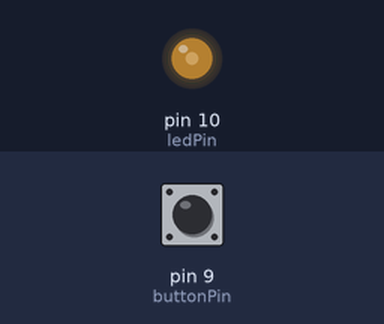
The sketch below on a simulated Arduino Uno, built with avr-gcc and run on an emulated ATmega328P. Parts: output pins drawn as LEDs (lit = HIGH). The test bench sets the inputs (shaded band); at power-on: pin 9 (buttonPin) HIGH.

Above: at 1.2 s.
1.3 s: pin 9 (buttonPin) pulled LOW for 0.15 s
At 1.95 s:
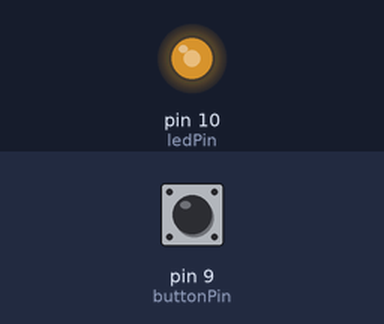
4.3 s: pin 9 (buttonPin) pulled LOW for 1 s
At 5.56 s:
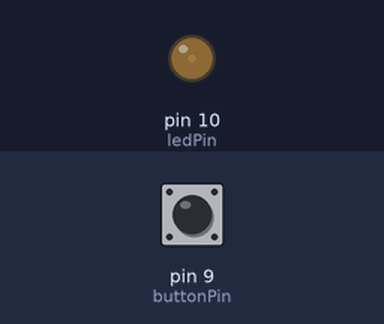
Timing chart, 0 to 13.5 s (numbered marks = the images above; inputs shaded):
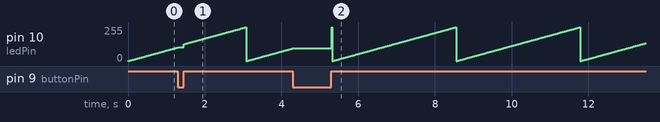

The sketch:

lab3.1.4.ino
```cpp
/*-------------------------------------------------------------------------------

1.4 Modify program 1.3 and write the following program: if the button is not
    pressed, the PWM duty cycle will increase by 5 units, but if the button is
    pressed, the PWM will increase by 10 units (twice as fast). Observe the
    effect using an LED.

-------------------------------------------------------------------------------*/

#include <Bounce2.h>

int ledPin = 10;
int buttonPin = 9;

Bounce debouncer = Bounce();
int value = 0;

void setup () {
  pinMode(ledPin, OUTPUT);

  pinMode(buttonPin, INPUT_PULLUP);
  debouncer.attach(buttonPin);
  debouncer.interval(5);
}

void loop () {
  debouncer.update();

  value += (debouncer.read() == HIGH) ? 5 : 10;
  if (value > 15000) value = 0;

  analogWrite(ledPin, map(value, 0, 15000, 0, 255));

  delay(1);
}
```

Measured:
- by itself, pin 10 (ledPin): ramps from 0/255 to 254/255 and jumps back, once every 3.2 s
